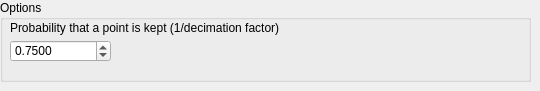
       <widget class="QWidget" name="RandomSamplingFilter">
        <widget class="QGroupBox" name="groupBox_5">
         <property name="geometry">
          <rect>
           <x>0</x>
           <y>0</y>
           <width>531</width>
           <height>82</height>
          </rect>
         </property>
         <property name="title">
          <string>Options</string>
         </property>
         <widget class="QLabel" name="randomRatioTitle">
          <property name="geometry">
           <rect>
            <x>10</x>
            <y>20</y>
            <width>511</width>
            <height>16</height>
           </rect>
          </property>
          <property name="text">
           <string>Probability that a point is kept (1/decimation factor)</string>
          </property>
         </widget>
         <widget class="QDoubleSpinBox" name="randomRatio">
          <property name="geometry">
           <rect>
            <x>10</x>
            <y>40</y>
            <width>101</width>
            <height>22</height>
           </rect>
          </property>
          <property name="suffix">
           <string>0</string>
          </property>
          <property name="decimals">
           <number>3</number>
          </property>
          <property name="minimum">
           <double>0.000000000000000</double>
          </property>
          <property name="maximum">
           <double>1.000000000000000</double>
          </property>
          <property name="singleStep">
           <double>0.010000000000000</double>
          </property>
          <property name="value">
           <double>0.750000000000000</double>
          </property>
         </widget>
        </widget>
       </widget>
